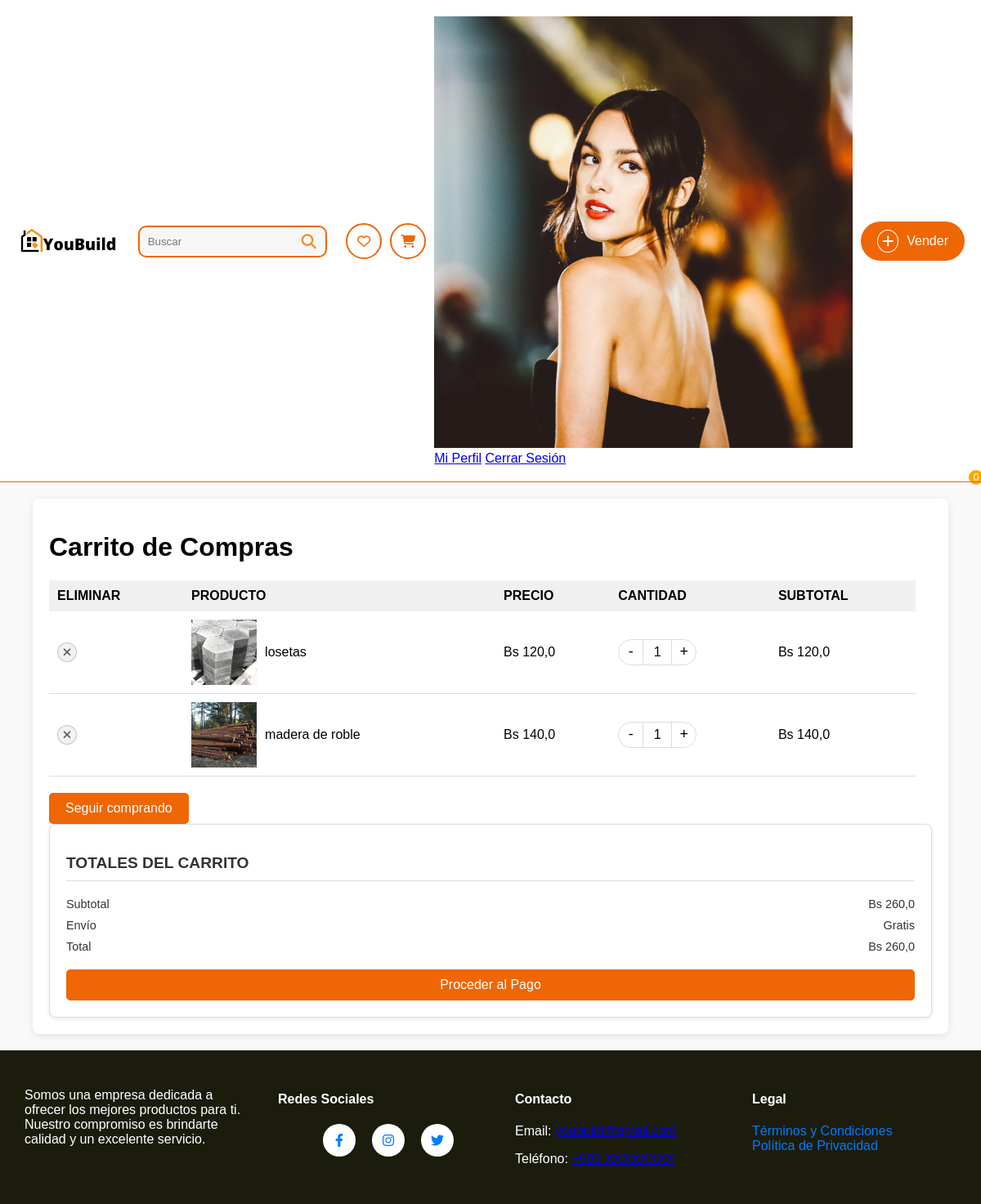
The page /carrito/ (signed in) on the database its author committed.
### sistema/models.py (models this page shows, shortened)
class UsuarioDB(models.Model):
    user = models.OneToOneField(User, on_delete=models.CASCADE)
    nombre_completo = models.CharField(max_length=50, verbose_name="Nombre completo", null=True)
    municipio_fk = models.ForeignKey('MunicipioDB', on_delete=models.CASCADE, null=True, blank=True)
    direccion_1 = models.CharField(max_length=255, verbose_name="Dirección", null=True)
    telefono = models.CharField(
        max_length=15, verbose_name="Número de celular",
        validators=[RegexValidator(regex=r'^\+?1?\d{9,15}$', message="El número debe estar en el formato: '+59199999999'. Hasta 15 dígitos.")]
    )
    imagen_perfil = models.ImageField(upload_to='perfil/', null=True, blank=True, default='perfil/perfil.png',verbose_name="Foto de perfil")
    qr_imagen = models.ImageField(upload_to='qr/', null=True, blank=True, verbose_name="Código QR")
    class Meta:
        verbose_name = "Perfil de Usuario"
        verbose_name_plural = "Perfiles de Usuarios"

class CarritoProductoDB(models.Model):
    carrito_fk = models.ForeignKey(CarritoDB, on_delete=models.CASCADE)
    producto_fk = models.ForeignKey(ProductoDb, on_delete=models.CASCADE)
    cantidad = models.PositiveIntegerField(default=1)
    def calcular_subtotal(self):
        return self.cantidad * self.producto_fk.precio

class ProductoDb(models.Model):
    nombre = models.CharField(max_length=50, verbose_name="Nombre")
    detalle = models.TextField(max_length=200, verbose_name="Detalle")
    precio = models.FloatField(verbose_name="Precio", validators=[MinValueValidator(0.0), MaxValueValidator(99999.9)])
    categoria_fk = models.ForeignKey(CategoriaDb, on_delete=models.CASCADE, null=True, blank=True)
    subcategoria_fk = models.ForeignKey(SubcategoriaDB, on_delete=models.CASCADE, null=True, blank=True, verbose_name="Subcategoría")  # Nuevo campo
    usuario_fk = models.ForeignKey(UsuarioDB, on_delete=models.CASCADE, null=True, blank=True)
    municipio_fk = models.ForeignKey(MunicipioDB, on_delete=models.CASCADE, null=True, blank=True, verbose_name="Municipio")
    direccion_1 = models.CharField(max_length=255, verbose_name="Dirección 1", null=True, blank=True)
    visitas = models.PositiveIntegerField(default=0, verbose_name="Visitas")
    cantidad = models.IntegerField(default=1)
    class Meta:
        db_table = "productos"
        verbose_name = "Producto"
        verbose_name_plural = "Productos"

class ImagenProductoDB(models.Model):
    producto_fk = models.ForeignKey(ProductoDb, on_delete=models.CASCADE, related_name="imagenes")
    imagen = models.ImageField(upload_to="productos", null=True)
    class Meta:
        verbose_name = "Imagen"
        verbose_name_plural = "Imágenes"

### sistema/views.py (the view)
# urls.py: path('carrito/', carrito_view, name='Carrito'),
@login_required
def carrito_view(request):
    usuario = request.user.usuariodb
    carrito, created = CarritoDB.objects.get_or_create(usuario_fk=usuario)
    carrito_productos = carrito.carritoproductodb_set.select_related('producto_fk')
    carrito_subtotal = sum([item.calcular_subtotal() for item in carrito_productos])
    total = carrito_subtotal
    return render(request, 'Carrito.html', {
        'carrito_productos': carrito_productos,
        'carrito_subtotal': carrito_subtotal,
        'carrito_total': total,
        "usuario": usuario
    })

### sistema/context_processors.py (called while the page is built)
def cart_count(request):
    cart_count = request.session.get('cart_count', 0)
    return {'cart_count': cart_count}

### sistema/templates/Carrito.html (shortened to what this page needs)
<!DOCTYPE html>
{% extends 'layoutReg.html' %}
{% load static %}
{% block extra_styles %}
<link rel="stylesheet" href="https://cdnjs.cloudflare.com/ajax/libs/font-awesome/6.4.0/css/all.min.css" />
<link rel="stylesheet" href="{% static 'Carrito.css' %}" />
{% endblock %}
{% block content %}
<div class="container">
    <h1>Carrito de Compras</h1>
    <div class="cart-container">
        <div class="cart-products">
            <table>
                <thead>
                    <tr>
                        <th>ELIMINAR</th>
                        <th>PRODUCTO</th>
                        <th>PRECIO</th>
                        <th>CANTIDAD</th>
                        <th>SUBTOTAL</th>
                    </tr>
                </thead>
                <tbody>
                    {% for item in carrito_productos %}
                    <tr>
                        <td>
                            <form action="{% url 'eliminar_producto' item.id %}" method="post">
                                <button type="submit" class="btn-eliminar"><i class="fas fa-times"></i></button>
                            </form>
                        </td>
                        <td>
                            <div class="product-info">
                                <img src="{{ item.producto_fk.imagenes.first.imagen.url }}" alt="{{ item.producto_fk.nombre }}" class="product-image">
                                <span>{{ item.producto_fk.nombre }}</span>
                            </div>
                        </td>
                        <td>Bs {{ item.producto_fk.precio }}</td>
                        <td>
                            <div class="quantity-selector">
                                <button class="quantity-btn decrement">-</button>
                                <input type="text"
                                       value="{{ item.cantidad }}"
                                       maxlength="3"
                                       data-item-id="{{ item.id }}"
                                       data-stock="{{ item.producto_fk.cantidad }}" />
                                <button class="quantity-btn increment">+</button>
                            </div>
                        </td>
                        <td>Bs {{ item.calcular_subtotal }}</td>
                    </tr>
                    {% empty %}
                    <tr>
                        <td colspan="5">No hay productos en el carrito.</td>
                    </tr>
                    {% endfor %}
                </tbody>
            </table>
            <a href="{% url 'index' %}" class="btn-seguir-comprando">Seguir comprando</a>
        </div>
        <div class="cart-summary">
            <h2>TOTALES DEL CARRITO</h2>
            <div class="summary-item">
                <span>Subtotal</span>
                <span>Bs {{carrito_subtotal}}</span>
            </div>
            <div class="summary-item">
                <span>Envío</span>
                <span>Gratis</span>
            </div>
            <div class="summary-item">
                <span>Total</span>
                <span>Bs {{carrito_total}}</span>
            </div>
            <a href="#" class="btn-Proceder-pago">Proceder al Pago</a>
        </div>
    </div>
</div>
{% endblock %}

### sistema/templates/layoutReg.html (shortened to what this page needs)
{% load static %}
<html lang="en">
  <head>
    <link rel="stylesheet" href="https://cdnjs.cloudflare.com/ajax/libs/font-awesome/6.4.0/css/all.min.css" />
    <link rel="stylesheet" href="{% static 'style.css' %}" />
    <link rel="stylesheet" href="{% static 'layoutReg.css' %}" />
    {% block extra_styles %}
    {% endblock %}
  </head>
  <body>
    <header>
      <div class="topbar-container">
        <div class="topbar-left">
          <a href="/home " class="logo"><img src="{% static 'logo.jpeg' %}" alt="Logo" width="125" /></a>
        </div>
        <div class="topbar-center">
          <form action="{% url 'buscar' %}" method="GET">
            <div class="search-box">
              <input type="text" placeholder="Buscar" name="q" />
              <button><i class="fa fa-search"></i></button>
            </div>
          </form>
        </div>
        <div class="topbar-right">
          <a href="{% url 'listaFavoritos' %}" class="icon-btn"><i class="fa-regular fa-heart"></i></a>
          <a href="{% url 'Carrito' %}" class="icon-btn"><i class="fa fa-shopping-cart"></i><span class="cart-count">{{ cart_count }}</span></a>
          <div class="profile-menu-container">
            <a href="#" class="profile-icon" onclick="toggleMenu(event)">
              {% if usuario.imagen_perfil %}
                <img src="{{ usuario.imagen_perfil.url }}" alt="Foto de Perfil" class="profile-pic" />
              {% else %}
                <img src="{% static 'perfil/perfil.png' %}" alt="Foto de Perfil" class="profile-pic" />
              {% endif %}
            </a>
            <div class="dropdown-menu hidden" id="profileDropdown">
              <a href="{% url 'profile' %}">Mi Perfil</a>
              <a href="{% url 'logout' %}">Cerrar Sesión</a>
            </div>
          </div>
          <a href="{% url 'vender' %}" class="btn-sell">
            <i class="fas fa-plus"></i> Vender
          </a>
        </div>
      </div>
    </header>
    <div>
      {% block content %}{% endblock %}
    </div>
    <footer>
      <div class="footer-container">
        <div class="footer-description">
          <p>Somos una empresa dedicada a ofrecer los mejores productos para ti. Nuestro compromiso es brindarte calidad y un excelente servicio.</p>
        </div>
        <div class="footer-links">
          <h4>Redes Sociales</h4>
          <div class="social-buttons">
            <a href="https://facebook.com" target="_blank" class="social-button facebook"><i class="fab fa-facebook-f"></i></a>
            <a href="https://instagram.com" target="_blank" class="social-button instagram"><i class="fab fa-instagram"></i></a>
            <a href="https://twitter.com" target="_blank" class="social-button twitter"><i class="fab fa-twitter"></i></a>
          </div>
        </div>
        <div class="footer-contact">
          <h4>Contacto</h4>
          <p>
            Email: <a href="mailto:youbuild@gmail.com">youbuild@gmail.com</a>
          </p>
          <p>
            Teléfono: <a href="tel:+591XXXXXXXX">+591 XXXXXXXX</a>
          </p>
        </div>
        <div class="footer-legal">
          <h4>Legal</h4>
          <ul>
            <li>
              <a href="#terminos-condiciones">Términos y Condiciones</a>
            </li>
            <li>
              <a href="#politica-privacidad">Política de Privacidad</a>
            </li>
          </ul>
        </div>
      </div>
    </footer>
  </body>
</html>

### sistema/static/style.css (style rules this page uses)
:root { --primary-color: #ED8C2B; --secondary-color: #E5E8EB; --accent-color: #F2690D; --text-color: #1C1C0D; --link-color: #9E9647; --background-color: #FFFFFB; }
body { font-family: Arial, sans-serif; margin: 0; padding: 0; display: grid; grid-template-rows: auto 1fr auto; min-height: 100vh; background-color: var(--background-color); }
footer { background-color: #1c1c0d; padding: 20px 0; width: 100%; position: relative; color:#fff }
.footer-container { display: flex; justify-content: space-around; flex-wrap: wrap; width: 100%; margin: 0 auto; padding: 0 0px; }
.footer-contact, .footer-legal { flex: 1; min-width: 200px; margin: 10px; }
.footer-description { flex: 1; min-width: 200px; margin: 10px; margin-left: 30px; }
.footer-links { flex: 1; min-width: 200px; margin: 10px; margin-left: 30px; }
.footer-links ul, .footer-legal ul { list-style: none; padding: 0; }
.footer-links a, .footer-legal a { text-decoration: none; color: #007bff; }
.social-buttons { display: flex; justify-content: center; margin-top: 10px; }
.social-button { display: inline-block; width: 40px; height: 40px; background-color: #fff; border-radius: 50%; color: #007bff; display: flex; align-items: center; justify-content: center; margin: 0 10px; transition: background-color 0.3s, transform 0.3s; }

### sistema/static/layoutReg.css (style rules this page uses)
.topbar-container { display: flex; justify-content: space-between; align-items: center; padding: 20px; background-color: #FFFFFF; position: relative; flex-wrap: wrap; }
.topbar-container::after { content: ''; position: absolute; bottom: 0; left: 0; width: 100%; height: 1px; background-color: #ef6605; }
.topbar-right { display: flex; gap: 10px; align-items: center; }
.search-box { display: flex; align-items: center; background-color: #f8f7f5; border: 2px solid #ef6605; border-radius: 10px; padding: 5px; flex-grow: 1; max-width: 100%; margin: 10px 0; }
.search-box input { border: none; background-color: transparent; outline: none; flex-grow: 1; padding: 5px; }
.search-box button { background-color: transparent; border: none; color: #ED8C2B; cursor: pointer; }
.search-box button i { font-size: 18px; }
.icon-btn { width: 40px; height: 40px; display: flex; align-items: center; justify-content: center; background-color: white; border: 2px solid #ef6605; border-radius: 50%; color: #ef6605; text-decoration: none; cursor: pointer; transition: all 0.3s ease; }
.icon-btn i { font-size: 16px; }
.cart-count { position: absolute; bottom: -5px; right: -5px; background-color: orange; color: white; border-radius: 50%; width: 18px; height: 18px; display: flex; justify-content: center; align-items: center; font-size: 12px; border: 2px solid white; }
.btn-sell { display: inline-flex; align-items: center; background-color: #ef6605; color: white; border: none; border-radius: 25px; padding: 10px 20px; cursor: pointer; text-decoration: none; transition: background-color 0.3s; }
.btn-sell i { background-color: transparent; border: 1px solid white; border-radius: 50%; padding: 5px; margin-right: 10px; font-size: 16px; }

### rows shown on the page
UsuarioDB: imagen_perfil (picture)
CarritoProductoDB: producto_fk.imagenes.first.imagen (picture), producto_fk.nombre "losetas", producto_fk.precio "120,0", cantidad "1", calcular_subtotal "120,0"
CarritoProductoDB: producto_fk.imagenes.first.imagen (picture), producto_fk.nombre "madera de roble", producto_fk.precio "140,0", cantidad "1", calcular_subtotal "140,0"

### other values the page prints
{{ cart_count }} "0"
{{ carrito_subtotal }} "260,0"
{{ carrito_total }} "260,0"
